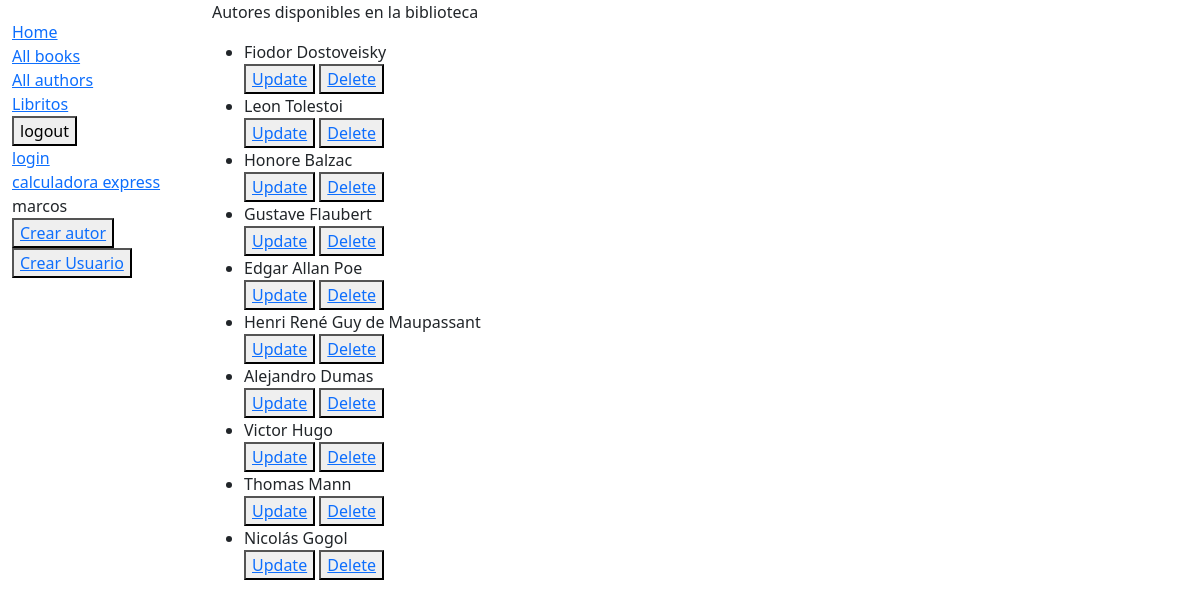
The app's page /catalog/autores/ (signed in) with its own data.
### catalog/models.py (models this page shows, shortened)
class Author(models.Model):
    first_name = models.CharField(max_length=100)
    last_name = models.CharField(max_length=100)
    date_of_birth = models.DateField(null=True, blank=True)
    date_of_death = models.DateField('Died', null=True, blank=True)

### catalog/views.py (the view)
# urls.py: path('autores/',views.todosAutores,name="autores"),
def todosAutores(request):
    autores = Author.objects.all()
    contexto = {
        'numAutores':autores
    }
    return render(request,"todosAutores.html",contexto)

### catalog/templates/todosAutores.html
{% extends "base_generic.html" %}
{% block content %}
{% if  numAutores%}
<p>Autores disponibles en la biblioteca</p>
<ul>
{% for i in numAutores%}
<li >{{i.first_name}} {{i.last_name}}</li>
<button><a href="{%url 'author-update'  i.pk %}">Update</a></button>
<button><a href="{%url 'author-delete' i.pk%}">Delete</a></button>
{% endfor %}
</ul>
{% else %}
    <p>No hay autores en la biblioteca.</p>
{% endif %}
{% endblock %}

### catalog/templates/base_generic.html (shortened to what this page needs)
<!doctype html>
<html lang="en">
  <head>
    <link href="https://cdn.jsdelivr.net/npm/bootstrap@5.3.3/dist/css/bootstrap.min.css"
      rel="stylesheet"
>
    {% load static %}
    <link rel="stylesheet" href="{% static 'css/styles.css' %}" />
  </head>
  <body>
    <div class="container-fluid">
      <div class="row">
        <div class="col-sm-2">
          {% block sidebar %}
            <ul class="sidebar-nav">
              <li><a href="{% url 'index' %}">Home</a></li>
              <li><a href="">All books</a></li>
              <li><a href="{% url 'autores' %}">All authors</a></li>
              <li><a href="/catalog/libritos">Libritos</a></li>
              <form method="post" action="{% url 'logout' %}">
                <button type="submit">logout</button>
              </form>
              <li><a href="{%url 'login'%}">login</a></li>
              <li><a href="{% url 'calculadora'%}">calculadora express</a></li>
              <li>{{ user }}</li>
              <li><button><a href="{% url 'crearAutor'%}">Crear autor</a></button></li>
              <li><button><a href="{% url 'author-create'%}">Crear Usuario</a></button></li>
            </ul>
          {% endblock %}
        </div>
        <div class="col-sm-10 ">{% block content %}{% endblock %}</div>
      </div>
    </div>
  </body>
</html>

### catalog/static/css/styles.css (style rules this page uses)
.sidebar-nav { margin-top: 20px; padding: 0; list-style: none; }

### records on screen
Author: first_name "Fiodor", last_name "Dostoveisky"
Author: first_name "Leon", last_name "Tolestoi"
Author: first_name "Honore", last_name "Balzac"
Author: first_name "Gustave", last_name "Flaubert"
Author: first_name "Edgar", last_name "Allan Poe"
Author: first_name "Henri René", last_name "Guy de Maupassant"
Author: first_name "Alejandro", last_name "Dumas"
Author: first_name "Victor", last_name "Hugo"
Author: first_name "Thomas", last_name "Mann"
Author: first_name "Nicolás", last_name "Gogol"

### other values on screen
{{ user }} "marcos"
